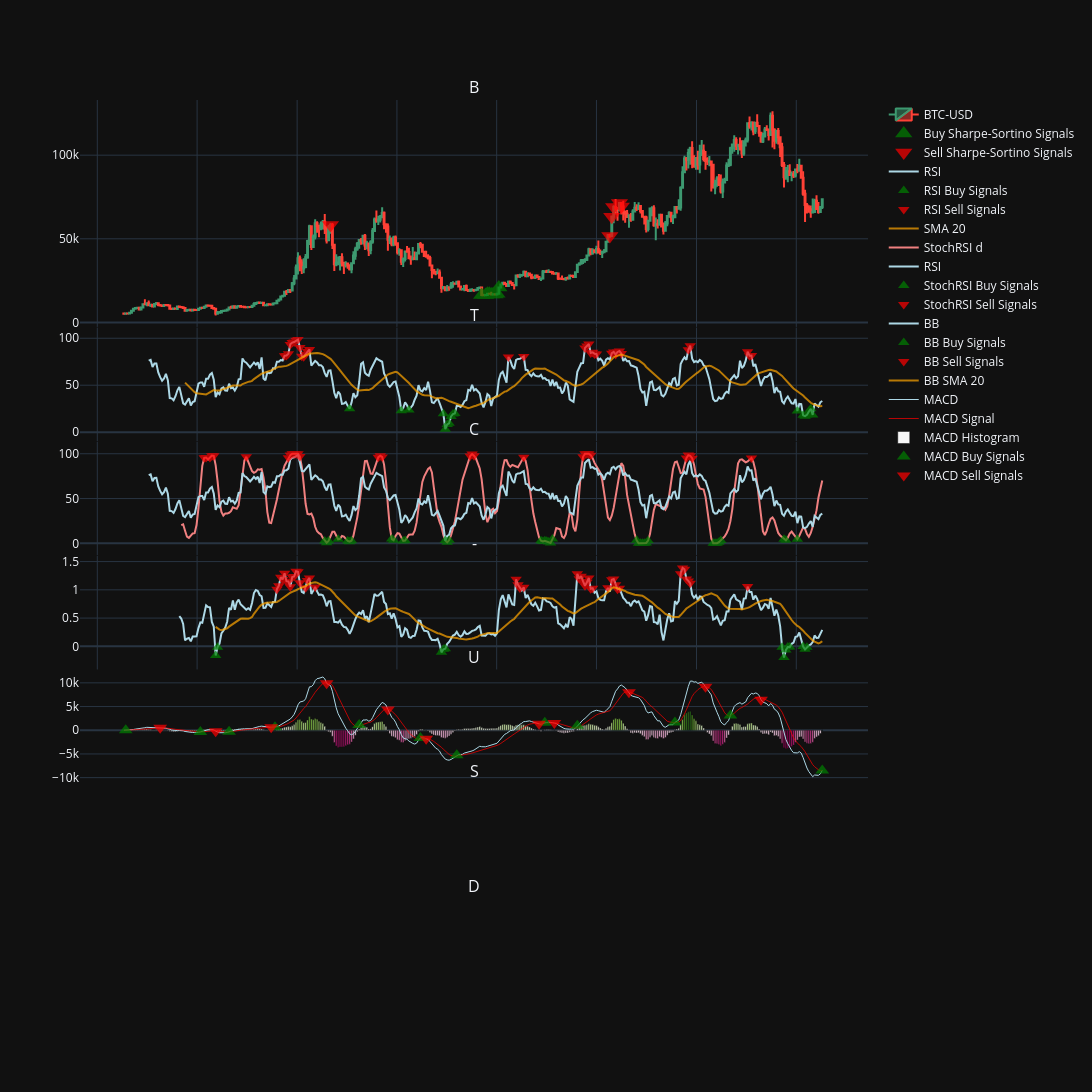

The cell this chart's notebook holds for it:
### Code cell
fig.add_trace(go.Scatter(
    x=btc_macd_values['macd'].index,
    y=btc_macd_values['macd'],
    line=dict(color='lightblue', width=1),
    showlegend=True,
    name='MACD'
), row=5, col=1)

fig.add_trace(go.Scatter(
    x=btc_macd_values['signal'].index,
    y=btc_macd_values['signal'],
    line=dict(color='red', width=1),
    opacity=0.7,
    showlegend=True,
    name='MACD Signal'
), row=5, col=1)

fig.add_trace(go.Bar(
    x=btc_macd_values['histogram'].index,
    y=btc_macd_values['histogram'],
    marker_color=btc_macd_values['histogram'],
    showlegend=True,
    name='MACD Histogram'
), row=5, col=1)

fig.add_trace(go.Scatter(
    x=btc_macd_values['macd'][btc_macd_buy].index,
    y=btc_macd_values['macd'][btc_macd_buy],
    mode='markers',
    marker=dict(size=12,
                color='green',
                symbol='triangle-up'),
    showlegend=True,
    opacity=0.7,
    name='MACD Buy Signals'
), row=5, col=1)

fig.add_trace(go.Scatter(
    x=btc_macd_values['macd'][btc_macd_sell].index,
    y=btc_macd_values['macd'][btc_macd_sell],
    mode='markers',
    marker=dict(size=12,
                color='red',
                symbol='triangle-down'),
    showlegend=True,
    opacity=0.7,
    name='MACD Sell Signals'
), row=5, col=1)

fig.update_layout(xaxis_rangeslider_visible=False)

### Figure 1 — Plotly figure (JSON) as saved in the notebook; plotly's stock layout.template omitted (floating-point values rounded to 4 significant figures; data arrays with more than 128 entries replaced by an {"elided": "..."} marker saying what was removed)
{"data": [{"close": {"elided": "366 float values"}, "high": {"elided": "366 float values"}, "low": {"elided": "366 float values"}, "name": "BTC-USD", "open": {"elided": "366 float values"}, "type": "candlestick", "x": {"elided": "366 str values"}, "xaxis": "x", "yaxis": "y"}, {"marker": {"color": "green", "colorscale": [[0, "rgb(247,244,249)"], [0.125, "rgb(231,225,239)"], [0.25, "rgb(212,185,218)"], [0.375, "rgb(201,148,199)"], [0.5, "rgb(223,101,176)"], [0.625, "rgb(231,41,138)"], [0.75, "rgb(206,18,86)"], [0.875, "rgb(152,0,67)"], [1, "rgb(103,0,31)"]], "size": 15, "symbol": "triangle-up"}, "mode": "markers", "name": "Buy Sharpe-Sortino Signals", "opacity": 0.7, "showlegend": true, "type": "scatter", "x": ["2022-11-07T00:00:00", "2022-11-21T00:00:00", "2022-11-28T00:00:00", "2022-12-05T00:00:00", "2022-12-12T00:00:00", "2022-12-19T00:00:00", "2022-12-26T00:00:00", "2023-01-02T00:00:00", "2023-01-09T00:00:00"], "xaxis": "x", "y": [16350.0, 16440.0, 17130.0, 17100.0, 16760.0, 16840.0, 16630.0, 17090.0, 20880.0], "yaxis": "y"}, {"marker": {"color": "red", "colorscale": [[0, "rgb(247,244,249)"], [0.125, "rgb(231,225,239)"], [0.25, "rgb(212,185,218)"], [0.375, "rgb(201,148,199)"], [0.5, "rgb(223,101,176)"], [0.625, "rgb(231,41,138)"], [0.75, "rgb(206,18,86)"], [0.875, "rgb(152,0,67)"], [1, "rgb(103,0,31)"]], "size": 15, "symbol": "triangle-down"}, "mode": "markers", "name": "Sell Sharpe-Sortino Signals", "opacity": 0.7, "showlegend": true, "type": "scatter", "x": ["2021-05-03T00:00:00", "2024-02-19T00:00:00", "2024-02-26T00:00:00", "2024-03-04T00:00:00", "2024-03-25T00:00:00", "2024-04-01T00:00:00"], "xaxis": "x", "y": [58230.0, 51730.0, 63170.0, 69020.0, 71330.0, 69360.0], "yaxis": "y"}, {"line": {"color": "lightblue", "width": 2}, "name": "RSI", "showlegend": true, "type": "scatter", "x": {"elided": "366 str values"}, "xaxis": "x2", "y": {"elided": "366 float values"}, "yaxis": "y2"}, {"marker": {"color": "green", "size": 10, "symbol": "triangle-up"}, "mode": "markers", "name": "RSI Buy Signals", "opacity": 0.7, "showlegend": true, "type": "scatter", "x": ["2021-07-12T00:00:00", "2022-01-17T00:00:00", "2022-02-14T00:00:00", "2022-06-20T00:00:00", "2022-06-27T00:00:00", "2022-07-04T00:00:00", "2022-07-11T00:00:00", "2022-07-18T00:00:00", "2022-07-25T00:00:00", "2022-08-01T00:00:00", "2026-01-05T00:00:00", "2026-01-26T00:00:00", "2026-02-02T00:00:00", "2026-02-09T00:00:00", "2026-02-16T00:00:00", "2026-02-23T00:00:00", "2026-03-02T00:00:00"], "xaxis": "x2", "y": [24.99, 22.77, 23.69, 19.58, 3.18, 8.167, 9.454, 16.8, 19.26, 19.9, 22.55, 17.87, 17.03, 18.37, 22.02, 24.88, 18.34], "yaxis": "y2"}, {"marker": {"color": "red", "size": 10, "symbol": "triangle-down"}, "mode": "markers", "name": "RSI Sell Signals", "opacity": 0.7, "showlegend": true, "type": "scatter", "x": ["2020-11-16T00:00:00", "2020-11-23T00:00:00", "2020-11-30T00:00:00", "2020-12-07T00:00:00", "2020-12-14T00:00:00", "2020-12-21T00:00:00", "2020-12-28T00:00:00", "2021-01-04T00:00:00", "2021-01-11T00:00:00", "2021-01-18T00:00:00", "2021-01-25T00:00:00", "2021-02-01T00:00:00", "2021-02-08T00:00:00", "2021-02-15T00:00:00", "2023-02-13T00:00:00", "2023-04-10T00:00:00", "2023-11-20T00:00:00", "2023-11-27T00:00:00", "2023-12-04T00:00:00", "2023-12-11T00:00:00", "2023-12-18T00:00:00", "2023-12-25T00:00:00", "2024-01-01T00:00:00", "2024-02-26T00:00:00", "2024-03-04T00:00:00", "2024-03-11T00:00:00", "2024-03-18T00:00:00", "2024-03-25T00:00:00", "2024-04-01T00:00:00", "2024-12-02T00:00:00", "2024-12-09T00:00:00", "2025-07-07T00:00:00", "2025-07-14T00:00:00", "2025-07-21T00:00:00"], "xaxis": "x2", "y": [81.34, 81.62, 83.43, 93.48, 95.42, 96.02, 97.82, 98.61, 90.24, 80.84, 80.42, 83.03, 86.0, 88.14, 80.09, 80.59, 89.73, 91.82, 93.89, 84.42, 85.05, 83.37, 83.33, 84.17, 85.46, 82.58, 85.42, 86.34, 83.72, 87.77, 92.13, 85.7, 81.34, 81.57], "yaxis": "y2"}, {"line": {"color": "orange", "width": 2}, "name": "SMA 20", "opacity": 0.7, "showlegend": true, "type": "scatter", "x": {"elided": "366 str values"}, "xaxis": "x2", "y": {"elided": "366 float values"}, "yaxis": "y2"}, {"line": {"color": "lightcoral", "width": 2}, "name": "StochRSI d", "showlegend": true, "type": "scatter", "x": {"elided": "336 str values"}, "xaxis": "x3", "y": {"elided": "336 float values"}, "yaxis": "y3"}, {"line": {"color": "lightblue", "width": 2}, "name": "RSI", "showlegend": true, "type": "scatter", "x": {"elided": "366 str values"}, "xaxis": "x3", "y": {"elided": "366 float values"}, "yaxis": "y3"}, {"marker": {"color": "green", "size": 10, "symbol": "triangle-up"}, "mode": "markers", "name": "StochRSI Buy Signals", "opacity": 0.7, "showlegend": true, "type": "scatter", "x": ["2021-04-12T00:00:00", "2021-04-19T00:00:00", "2021-04-26T00:00:00", "2021-05-31T00:00:00", "2021-07-05T00:00:00", "2021-07-12T00:00:00", "2021-07-19T00:00:00", "2021-12-13T00:00:00", "2021-12-20T00:00:00", "2022-01-24T00:00:00", "2022-01-31T00:00:00", "2022-06-27T00:00:00", "2022-07-04T00:00:00", "2022-07-11T00:00:00", "2023-06-12T00:00:00", "2023-06-19T00:00:00", "2023-06-26T00:00:00", "2023-07-03T00:00:00", "2023-07-10T00:00:00", "2023-07-17T00:00:00", "2023-07-24T00:00:00", "2024-05-27T00:00:00", "2024-06-03T00:00:00", "2024-06-10T00:00:00", "2024-06-17T00:00:00", "2024-06-24T00:00:00", "2024-07-01T00:00:00", "2024-07-08T00:00:00", "2025-03-03T00:00:00", "2025-03-10T00:00:00", "2025-03-17T00:00:00", "2025-03-24T00:00:00", "2025-03-31T00:00:00", "2025-11-17T00:00:00", "2025-11-24T00:00:00", "2026-01-05T00:00:00"], "xaxis": "x3", "y": [2.591, 0.6984, 2.758, 4.583, 2.592, 1.8, 2.932, 4.822, 3.516, 2.679, 3.07, 3.231, 1.096, 3.572, 3.021, 2.051, 2.88, 2.23, 1.58, 0.4648, 4.738, 3.417, 0.0, 0.0, 0.0, 0.2131, 0.4262, 3.012, 0.0, 0.0, 0.1225, 1.303, 3.083, 4.714, 3.364, 4.567], "yaxis": "y3"}, {"marker": {"color": "red", "size": 10, "symbol": "triangle-down"}, "mode": "markers", "name": "StochRSI Sell Signals", "opacity": 0.7, "showlegend": true, "type": "scatter", "x": ["2020-01-27T00:00:00", "2020-02-03T00:00:00", "2020-02-17T00:00:00", "2020-02-24T00:00:00", "2020-03-02T00:00:00", "2020-06-29T00:00:00", "2020-11-30T00:00:00", "2020-12-07T00:00:00", "2020-12-14T00:00:00", "2020-12-21T00:00:00", "2020-12-28T00:00:00", "2021-01-04T00:00:00", "2021-01-11T00:00:00", "2021-10-25T00:00:00", "2021-11-01T00:00:00", "2021-11-08T00:00:00", "2022-09-26T00:00:00", "2022-10-03T00:00:00", "2022-10-10T00:00:00", "2023-04-10T00:00:00", "2023-11-13T00:00:00", "2023-11-20T00:00:00", "2023-11-27T00:00:00", "2023-12-04T00:00:00", "2023-12-11T00:00:00", "2024-11-25T00:00:00", "2024-12-02T00:00:00", "2024-12-09T00:00:00", "2024-12-16T00:00:00", "2025-07-21T00:00:00"], "xaxis": "x3", "y": [95.44, 95.67, 95.73, 97.87, 97.67, 96.61, 95.64, 98.48, 100.0, 100.0, 100.0, 100.0, 96.99, 96.21, 97.69, 96.36, 97.43, 99.61, 97.81, 96.22, 96.63, 100.0, 100.0, 100.0, 98.29, 95.16, 98.46, 97.69, 95.01, 95.28], "yaxis": "y3"}, {"line": {"color": "lightblue", "width": 2}, "name": "BB", "showlegend": true, "type": "scatter", "x": {"elided": "366 str values"}, "xaxis": "x4", "y": {"elided": "366 float values"}, "yaxis": "y4"}, {"marker": {"color": "green", "size": 10, "symbol": "triangle-up"}, "mode": "markers", "name": "BB Buy Signals", "opacity": 0.7, "showlegend": true, "type": "scatter", "x": ["2020-03-09T00:00:00", "2020-03-16T00:00:00", "2022-06-13T00:00:00", "2022-06-20T00:00:00", "2022-06-27T00:00:00", "2025-11-10T00:00:00", "2025-11-17T00:00:00", "2025-11-24T00:00:00", "2025-12-01T00:00:00", "2025-12-08T00:00:00", "2026-01-26T00:00:00", "2026-02-02T00:00:00", "2026-02-09T00:00:00"], "xaxis": "x4", "y": [-0.1623, -0.01465, -0.1067, -0.05291, -0.04313, -0.01778, -0.1983, -0.0654, -0.01236, -0.01392, -0.002692, -0.05397, -0.01723], "yaxis": "y4"}, {"marker": {"color": "red", "size": 10, "symbol": "triangle-down"}, "mode": "markers", "name": "BB Sell Signals", "opacity": 0.7, "showlegend": true, "type": "scatter", "x": ["2020-10-19T00:00:00", "2020-10-26T00:00:00", "2020-11-02T00:00:00", "2020-11-09T00:00:00", "2020-11-16T00:00:00", "2020-11-23T00:00:00", "2020-11-30T00:00:00", "2020-12-07T00:00:00", "2020-12-14T00:00:00", "2020-12-21T00:00:00", "2020-12-28T00:00:00", "2021-01-04T00:00:00", "2021-01-11T00:00:00", "2021-02-01T00:00:00", "2021-02-08T00:00:00", "2021-02-15T00:00:00", "2021-03-08T00:00:00", "2023-03-13T00:00:00", "2023-03-20T00:00:00", "2023-03-27T00:00:00", "2023-04-10T00:00:00", "2023-10-23T00:00:00", "2023-10-30T00:00:00", "2023-11-06T00:00:00", "2023-11-13T00:00:00", "2023-11-20T00:00:00", "2023-11-27T00:00:00", "2023-12-04T00:00:00", "2023-12-11T00:00:00", "2023-12-18T00:00:00", "2024-02-12T00:00:00", "2024-02-26T00:00:00", "2024-03-04T00:00:00", "2024-03-11T00:00:00", "2024-03-18T00:00:00", "2024-03-25T00:00:00", "2024-11-04T00:00:00", "2024-11-11T00:00:00", "2024-11-18T00:00:00", "2024-11-25T00:00:00", "2024-12-02T00:00:00", "2024-12-09T00:00:00", "2025-07-07T00:00:00"], "xaxis": "x4", "y": [1.011, 1.073, 1.224, 1.184, 1.295, 1.154, 1.149, 1.054, 1.226, 1.235, 1.33, 1.319, 1.123, 1.037, 1.166, 1.211, 1.052, 1.185, 1.089, 1.034, 1.046, 1.283, 1.197, 1.242, 1.149, 1.072, 1.134, 1.21, 1.018, 1.029, 1.035, 1.18, 1.19, 1.09, 1.009, 1.027, 1.286, 1.388, 1.363, 1.193, 1.158, 1.115, 1.058], "yaxis": "y4"}, {"line": {"color": "orange", "width": 2}, "name": "BB SMA 20", "opacity": 0.7, "showlegend": true, "type": "scatter", "x": {"elided": "366 str values"}, "xaxis": "x4", "y": {"elided": "366 float values"}, "yaxis": "y4"}, {"line": {"color": "lightblue", "width": 1}, "name": "MACD", "showlegend": true, "type": "scatter", "x": {"elided": "366 str values"}, "xaxis": "x5", "y": {"elided": "366 float values"}, "yaxis": "y5"}, {"line": {"color": "red", "width": 1}, "name": "MACD Signal", "opacity": 0.7, "showlegend": true, "type": "scatter", "x": {"elided": "366 str values"}, "xaxis": "x5", "y": {"elided": "366 float values"}, "yaxis": "y5"}, {"marker": {"color": {"elided": "366 float values"}}, "name": "MACD Histogram", "showlegend": true, "type": "bar", "x": {"elided": "366 str values"}, "xaxis": "x5", "y": {"elided": "366 float values"}, "yaxis": "y5"}, {"marker": {"color": "green", "size": 12, "symbol": "triangle-up"}, "mode": "markers", "name": "MACD Buy Signals", "opacity": 0.7, "showlegend": true, "type": "scatter", "x": ["2019-04-15T00:00:00", "2020-01-13T00:00:00", "2020-04-27T00:00:00", "2020-10-12T00:00:00", "2021-08-16T00:00:00", "2022-03-28T00:00:00", "2022-08-08T00:00:00", "2023-06-26T00:00:00", "2023-10-23T00:00:00", "2024-10-14T00:00:00", "2025-05-05T00:00:00", "2026-04-06T00:00:00"], "xaxis": "x5", "y": [3.294, -346.5, -301.8, 641.2, 1090.0, -1614.0, -5279.0, 1585.0, 925.0, 1648.0, 3092.0, -8485.0], "yaxis": "y5"}, {"marker": {"color": "red", "size": 12, "symbol": "triangle-down"}, "mode": "markers", "name": "MACD Sell Signals", "opacity": 0.7, "showlegend": true, "type": "scatter", "x": ["2019-08-19T00:00:00", "2020-03-09T00:00:00", "2020-09-28T00:00:00", "2021-04-19T00:00:00", "2021-11-29T00:00:00", "2022-04-18T00:00:00", "2023-06-05T00:00:00", "2023-07-31T00:00:00", "2024-04-29T00:00:00", "2025-02-03T00:00:00", "2025-08-25T00:00:00"], "xaxis": "x5", "y": [533.1, -220.9, 609.7, 9894.0, 4365.0, -1796.0, 1365.0, 1506.0, 8005.0, 9187.0, 6439.0], "yaxis": "y5"}], "layout": {"annotations": [{"font": {"size": 16}, "showarrow": false, "text": "B", "x": 0.5, "xanchor": "center", "xref": "paper", "y": 1, "yanchor": "bottom", "yref": "paper"}, {"font": {"size": 16}, "showarrow": false, "text": "T", "x": 0.5, "xanchor": "center", "xref": "paper", "y": 0.7504, "yanchor": "bottom", "yref": "paper"}, {"font": {"size": 16}, "showarrow": false, "text": "C", "x": 0.5, "xanchor": "center", "xref": "paper", "y": 0.6252, "yanchor": "bottom", "yref": "paper"}, {"font": {"size": 16}, "showarrow": false, "text": "-", "x": 0.5, "xanchor": "center", "xref": "paper", "y": 0.5, "yanchor": "bottom", "yref": "paper"}, {"font": {"size": 16}, "showarrow": false, "text": "U", "x": 0.5, "xanchor": "center", "xref": "paper", "y": 0.3748, "yanchor": "bottom", "yref": "paper"}, {"font": {"size": 16}, "showarrow": false, "text": "S", "x": 0.5, "xanchor": "center", "xref": "paper", "y": 0.2496, "yanchor": "bottom", "yref": "paper"}, {"font": {"size": 16}, "showarrow": false, "text": "D", "x": 0.5, "xanchor": "center", "xref": "paper", "y": 0.1244, "yanchor": "bottom", "yref": "paper"}], "height": 1150, "width": 1600, "xaxis": {"anchor": "y", "domain": [0, 1], "matches": "x7", "rangeslider": {"visible": false}, "showticklabels": false}, "xaxis2": {"anchor": "y2", "domain": [0, 1], "matches": "x7", "showticklabels": false}, "xaxis3": {"anchor": "y3", "domain": [0, 1], "matches": "x7", "showticklabels": false}, "xaxis4": {"anchor": "y4", "domain": [0, 1], "matches": "x7", "showticklabels": false}, "xaxis5": {"anchor": "y5", "domain": [0, 1], "matches": "x7", "showticklabels": false}, "xaxis6": {"anchor": "y6", "domain": [0, 1], "matches": "x7", "showticklabels": false}, "xaxis7": {"anchor": "y7", "domain": [0, 1]}, "yaxis": {"anchor": "x", "domain": [0.7512, 1]}, "yaxis2": {"anchor": "x2", "domain": [0.626, 0.7504]}, "yaxis3": {"anchor": "x3", "domain": [0.5008, 0.6252]}, "yaxis4": {"anchor": "x4", "domain": [0.3756, 0.5]}, "yaxis5": {"anchor": "x5", "domain": [0.2504, 0.3748]}, "yaxis6": {"anchor": "x6", "domain": [0.1252, 0.2496]}, "yaxis7": {"anchor": "x7", "domain": [0, 0.1244]}}}
